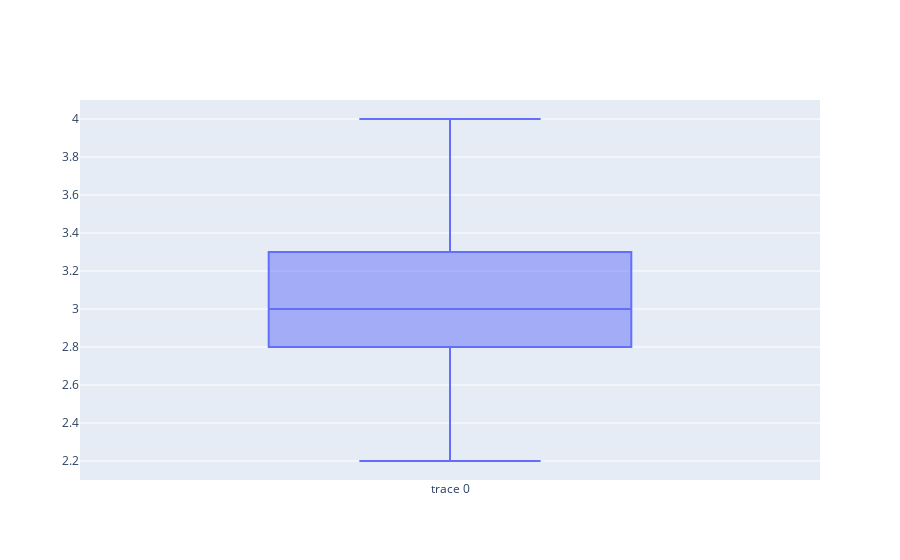

Notebook code for this chart:
### Code cell
trace1 = go.Box(
    y=Ancho_de_sepalo
)

data = [trace1]
iplot(data)

### Figure 1 — Plotly figure (JSON) as saved in the notebook; plotly's stock layout.template omitted (floating-point values rounded to 4 significant figures; data arrays with more than 128 entries replaced by an {"elided": "..."} marker saying what was removed)
{"data": [{"type": "box", "y": {"elided": "150 float values"}}], "layout": {}}
